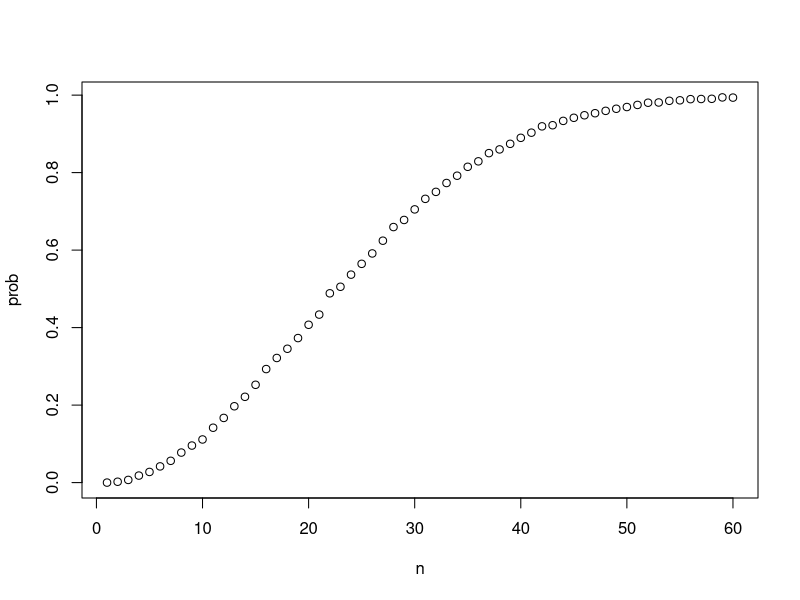
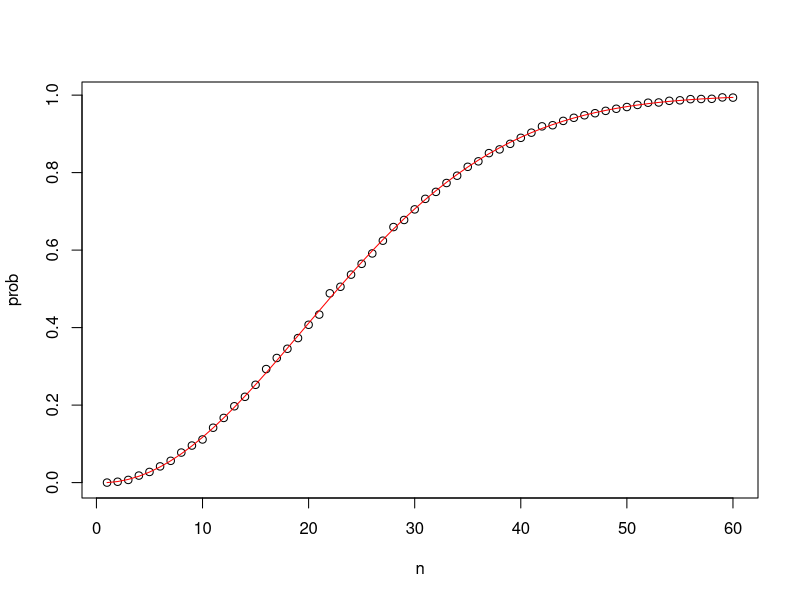

Reproduce these figures in R, in order.
## ---- chunk 1
beads <- rep( c('red', 'blue'), times = c(2,3))
beads
## ---- chunk 2
sample( beads,1)
## ---- chunk 3
B <- 10000
events <- replicate(B, sample(beads,1))
## ---- chunk 4
tab <- table(events)
tab
prop.table(tab)
## ---- chunk 5
events <- sample(beads, B, replace=TRUE)
prop.table(table(events))
## ---- chunk 6
beads <- rep(c("red", "blue"), times = c(2,3))
beads
## ---- chunk 7
mean(beads == "blue")
## ---- chunk 8
1/13 * 16/51
## ---- chunk 9
box <- rep( c('cyan', 'magenta', 'yellow'), times = c(3,5,7))
box
## ---- chunk 10
3/15 * 12/14
## ---- chunk 11
3/15 * 12/15
## ---- chunk 12
# joining strings with paste
number <- "Three"
suit <- "Hearts"
paste(number, suit)

# joining vectors element-wise with paste
paste(letters[1:5], as.character(1:5))
## ---- chunk 13
expand.grid(pants = c("blue", "black"), shirt = c("white", "grey", "plaid"))
## ---- chunk 14
suits <- c("Diamonds", "Clubs", "Hearts", "Spades")
numbers <- c("Ace", "Deuce", "Three", "Four", "Five", "Six", "Seven", "Eight", "Nine", "Ten", "Jack", "Queen", "King")
deck <- expand.grid(number = numbers, suit = suits)
deck <- paste(deck$number, deck$suit)
## ---- chunk 15
kings <- paste("King", suits)
mean(deck %in% kings)
## ---- chunk 16
library(gtools)
# This will calculate all the ways you can choose 2 numbers from a list of 1-5.
permutations(5,2)
## ---- chunk 17
# We have 52 cards, we will choose 2, and we will select them from the vector of our card names
hands <- permutations(52,2, v = deck)

first_card <- hands[,1]

second_card <- hands[,2]
# How many cases is the first card a king?
sum(first_card %in% kings)
# We ask how what fraction of these 204 also have a king in the second card?
sum(first_card %in% kings & second_card %in% kings) / sum(first_card %in% kings)
## ---- chunk 18
permutations(3,2)
combinations(3,2)
## ---- chunk 19
aces <- paste("Ace", suits)
facecard <- c("King", "Queen", "Jack", "Ten")
facecard <- expand.grid(number = facecard, suit = suits)
facecard <- paste(facecard$number, facecard$suit)

hands <- combinations(52, 2, v=deck) # all possible hands
# probability of a natural 21 given that the ace is listed first in `combinations`
mean(hands[,1] %in% aces & hands[,2] %in% facecard)
## ---- chunk 20
hand <- sample(deck, 2)
hand
## ---- chunk 21
# code for B=10,000 hands of blackjack
B <- 10000
results <- replicate(B, {
    hand <- sample(deck, 2)
    (hand[1] %in% aces & hand[2] %in% facecard) | (hand[2] %in% aces & hand[1] %in% facecard)
})
mean(results)
## ---- chunk 22
n <- 50
calendar <- 1:365
bdays <- sample(calendar, n, replace=TRUE)
## ---- chunk 23
any(duplicated(bdays))
## ---- chunk 24
b <- 10000
results <- replicate(B,{
  bdays <- sample(calendar, n, replace=TRUE)
  any(duplicated(bdays))
})
## ---- chunk 25
mean(results)
## ---- chunk 26
x <- 1:10
sapply(x, sqrt)
## ---- chunk 27
compute_prob <- function(n, B = 10000) {
	same_day <- replicate(B, {
    	bdays <- sample(1:365, n, replace = TRUE)
        any(duplicated(bdays))
    })
    mean(same_day)
}

n <- seq(1, 60)
prob <- sapply(n, compute_prob)
## ---- chunk 28
plot(n, prob)
## ---- chunk 29
exact_prob <- function(n){
  prob_unique <- seq(365, 365-n+1)/365
  # the probabilty of an event happening is 1 minus the probability of the event not happening
  1 - prod( prob_unique)
}
eprob <- sapply(n, exact_prob)
# Compare monte carlo plot to exact probabilty plot
plot(n, prob)
lines(n, eprob, col = 'red')
